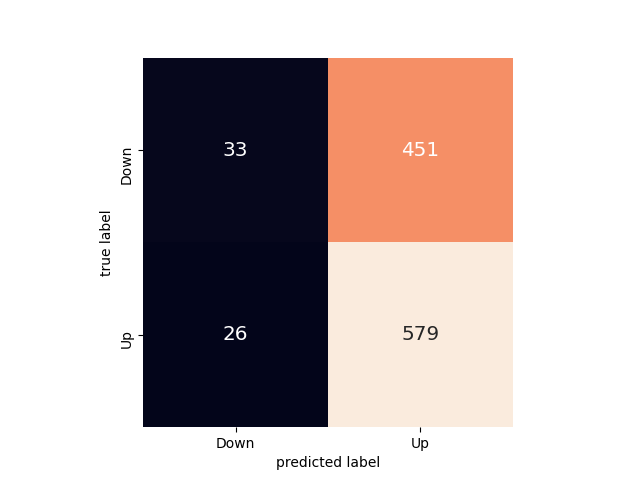

Python code for this plot:
import pandas as pd
import numpy as np
import matplotlib.pyplot as plt
import seaborn as sns
weekly = pd.read_csv('/home/knowusuboaky/dataset-95529.csv')
import statsmodels.api as sm
import statsmodels.formula.api as smf
#Data Changes#
endog = (weekly["Direction"] == "Up").astype("int64")
exog = sm.add_constant(weekly.drop(columns = ["Direction", "Year", "Today"]))

#Statsmodel library with one model#
#use of Statsmodels for Confusion Matrix#
logit_stat_one = sm.Logit(endog, sm.add_constant(weekly['Lag2']))
logit_stat_res_one = logit_stat_one.fit()

#Confusion matrix calculation#
matrix_one = pd.DataFrame(logit_stat_res_one.pred_table(), columns = ["Down", "Up"], index = ["Down", "Up"])
#Plotting Confusion matrix#
fig, ax = plt.subplots()
sns.heatmap(matrix_one, annot = True, cbar = False, ax = ax, fmt = "g", square = True, annot_kws = {"fontsize": "x-large"})
ax.set(xlabel = "predicted label", ylabel = "true label");
ax.figure.savefig('onemodel.png')
